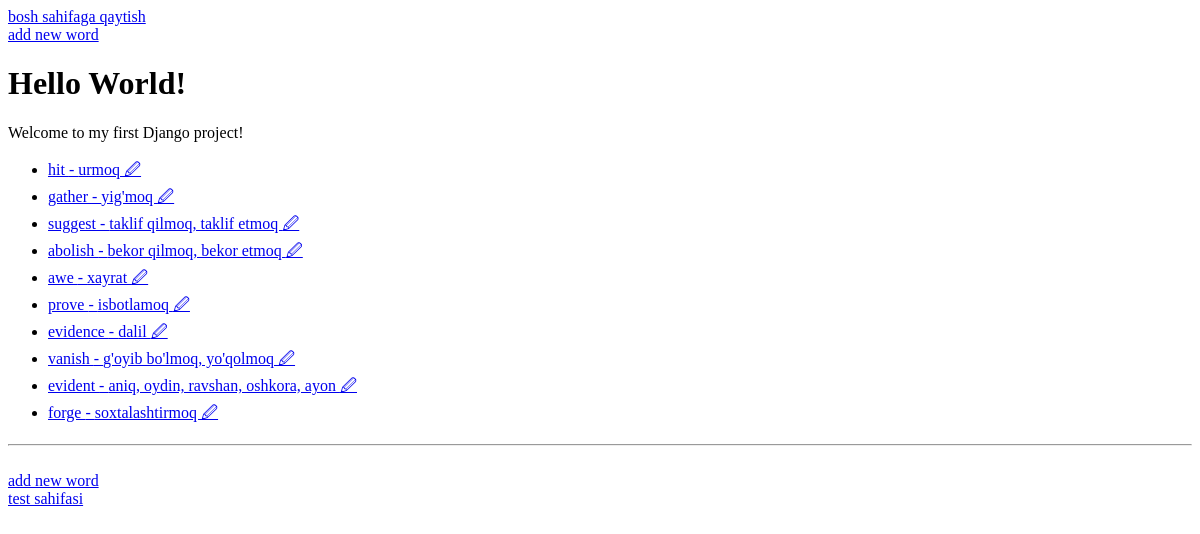
/, run on an earlier commit of the app's database.
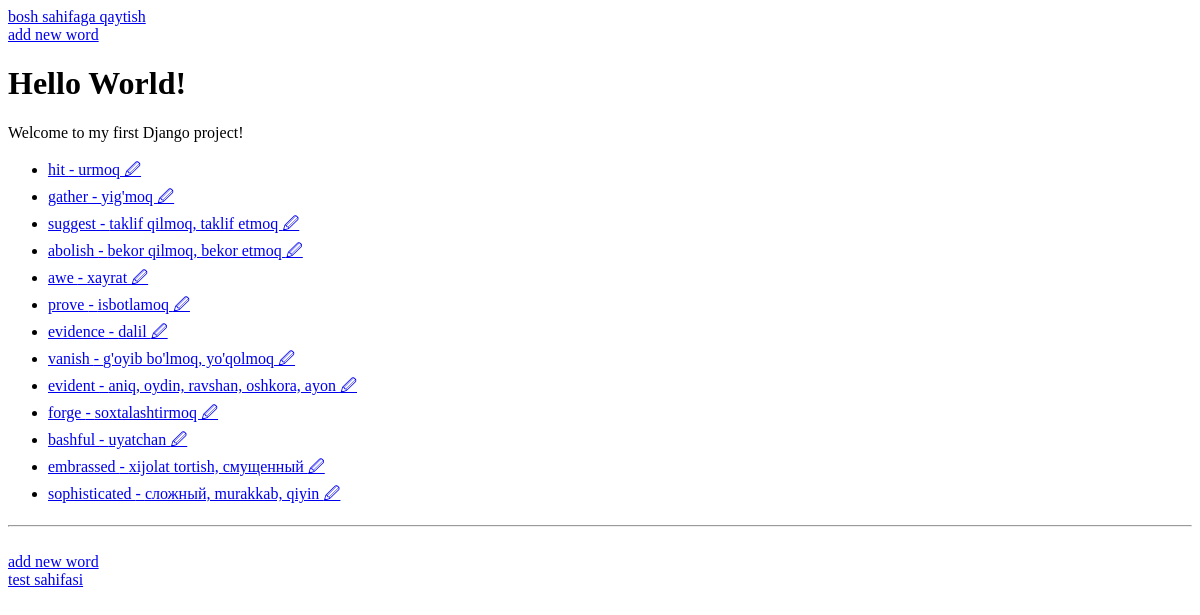
And on a later commit of the database.
### my_card/models.py (models this page shows, shortened)
class FlashWord(models.Model):
    word = models.CharField(max_length=100)
    translate = models.CharField(max_length=255)
    defenition = models.TextField(blank=True)

### my_card/views.py (the view)
# urls.py: path('', views.index, name='index'),
def index(request):
    if request.method == 'POST':
        form = FlashWordForm(request.POST)
        if form.is_valid():
            """birinchi html bilan, keyin Django.form yordamida forma yasadik.
            modellar uchun formalarni birinchisida qo'lda yozib , keyin modelfrom
            yordamida mavjud modellarning formalarini avtomatik yaratdik"""
            band = form.save()
    else:
        form = FlashWordForm()
    my_words = FlashWord.objects.all()
    context = {'my_words':my_words}
    return render(request, 'my_card/index.html', context=context)

### my_card/templates/my_card/index.html (shortened to what this page needs)
{% extends "my_card/base.html" %}
{% block body %}
      <h1>Hello World!</h1>
      <p>Welcome to my first Django project!</p>
      <ul>
        {% for x in my_words %}
            <a href = "{% url 'wordpage' x.id %}">
            <li> {{x.word}} - {{x.translate}}
            </a>
            <a href = "{% url 'update' x.id %}">    &#128393; </li></a>
        {% endfor %}
      </ul>
{% endblock %}

What changed in the data, as far as the page shows it:
added FlashWord: word "bashful", translate "uyatchan"
added FlashWord: word "embrassed", translate "xijolat tortish, смущенный"
added FlashWord: word "sophisticated", translate "сложный, murakkab, qiyin"
